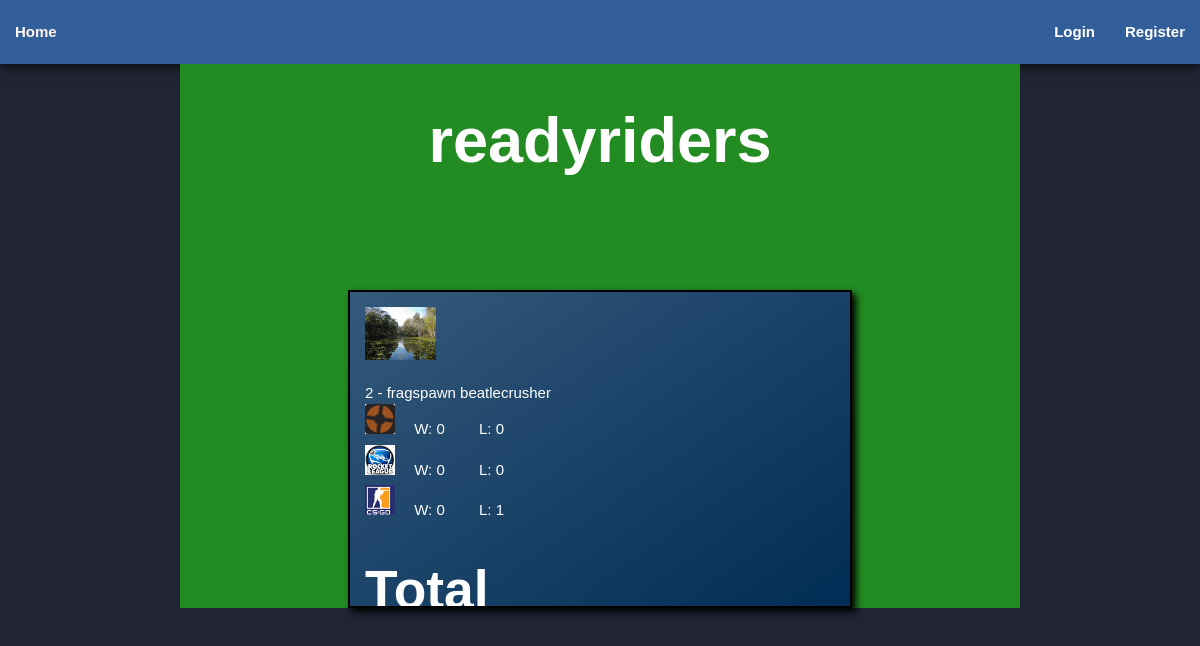
/teamcard.php?teamid=2, run on the app's committed database.
### tables this page shows
CREATE TABLE IF NOT EXISTS `team` (
  `id` int(11) NOT NULL AUTO_INCREMENT,
  `team_name` varchar(24) NOT NULL,
  `color` varchar(16) NOT NULL,
  `image` varchar(256) NOT NULL,
  PRIMARY KEY (`id`)
);

CREATE TABLE IF NOT EXISTS `player` (
  `id` int(11) NOT NULL AUTO_INCREMENT,
  `name` varchar(24) NOT NULL,
  `pass` varchar(255) NOT NULL,
  `seated_loc` varchar(24) NOT NULL,
  `team_id` int(11) NOT NULL,
  `user_privileges` varchar(1) NOT NULL DEFAULT '0',
  PRIMARY KEY (`id`),
  KEY `team_id` (`team_id`)
);

CREATE TABLE IF NOT EXISTS `ladder` (
  `id` int(11) NOT NULL AUTO_INCREMENT,
  `game` varchar(32) NOT NULL,
  `description` text NOT NULL,
  `players` tinyint(4) NOT NULL,
  `start_time` timestamp NOT NULL DEFAULT CURRENT_TIMESTAMP ON UPDATE CURRENT_TIMESTAMP,
  `color` varchar(16) NOT NULL,
  `image` varchar(256) NOT NULL,
  PRIMARY KEY (`id`)
);

### teamcard.php (the view, shortened to what this page needs)
<!DOCTYPE html>
<html lang="en">
<?php
    include 'functions.php';
	dom_head();
	echo '<body>';
    $conn = dbconnect();
    $getTeamDetails = "SELECT * FROM team WHERE id = " . (int)$_GET['teamid'];
    $stmt = $conn->prepare($getTeamDetails);
    $stmt->execute();
    $team_details = $stmt->fetch(PDO::FETCH_ASSOC);
    $getLadders = "SELECT * FROM ladder";
    $stmt = $conn->prepare($getLadders);
    $stmt->execute();
    $ladders = $stmt->fetchAll(PDO::FETCH_ASSOC);
    $getTeamMembers = "SELECT player.name
        FROM player, team
        WHERE team.id = " . (int)$_GET['teamid'] . " AND
        team.id = player.team_id;";
    $stmt = $conn->prepare($getTeamMembers);
    $stmt->execute();
    $members = $stmt->fetchAll(PDO::FETCH_ASSOC);
    dom_nav();
?>
  <section class="container" style="background-color: <?php echo $team_details['color']; ?>">
    <div class="title">
    <h1><?php echo $team_details['team_name']; ?></h1></div>
    <div class="detailedteamcard">
      <div class="teamcard">
      <img src="img/<?php echo $team_details['image'] ?>" height="64" width="64" alt="teams logo">
        <p><?php echo count($members) . ' - '; foreach($members as $member) { echo $member['name'] . ' '; } ?></p>
        <div class="teamstats">
<?php
    foreach ($ladders as $ladder) {
        $ladderLoss = "SELECT count(*) AS loss
            FROM played_match
            WHERE ladder_id = " . $ladder['id'] . " AND
            losing_team_id = " . (int)$_GET['teamid'] . " AND
			winning_team_id > 1";
            $stmt = $conn->prepare($ladderLoss);
            $stmt->execute();
            $losses = $stmt->fetch(PDO::FETCH_ASSOC);
        $ladderWins = "SELECT count(*) AS win
            FROM played_match
            WHERE ladder_id = " . $ladder['id'] . " AND
            winning_team_id = " . (int)$_GET['teamid'] . " AND
			losing_team_id > 1";
            $stmt = $conn->prepare($ladderWins);
            $stmt->execute();
            $wins = $stmt->fetch(PDO::FETCH_ASSOC);
?>
          <div>
            <img src="img/<?php echo $ladder['image']; ?>" alt="TF2 Logo">
            <p>W: <?php echo $wins['win'] ?></p>
            <p>L: <?php echo $losses['loss'] ?></p>
          </div>
<?php } ?>
          <div class="totalstats">
            <h2>Total</h2>
          </div>
        </div>
      </div>
    </div>
  </section>
</body>
</html>

### functions.php (shortened to what this page needs)
<?php
  function dom_head(){
    ?>
    <head>
      <link rel="stylesheet" href="https://cdnjs.cloudflare.com/ajax/libs/materialize/1.0.0-beta/css/materialize.min.css">
      <link rel="stylesheet" href="css/style.css" type="text/css">
    </head>
    <?php
  }
  function dom_nav(){
    switch ($_SESSION['UserPrivileges']) {
        ?>
        <?php
      default:
        ?>
        <nav class="navbar_anon">
          <div class="nav-wrapper">
            <ul>
              <li class="waves-effect waves-light"><a href="index.php">Home</a></li>
            </ul>
            <ul class="right">
              <li class="waves-effect waves-light"><a href="login.php">Login</a></li>
              <li class="waves-effect waves-light"><a href="register.php">Register</a></li>
            </ul>
          </div>
        </nav>
        <?php
        break;
    }
  }
    ?>

### css/style.css (style rules this page uses)
* { border: 0; padding: 0; margin: 0; box-sizing: border-box; color: white; }
body { background-color: rgb(32, 36, 51); }
p, h1, h2 { font-family: Verdana, Geneva, Tahoma, sans-serif; color: white; }
a { color: white; text-decoration: none; }
h1, h2 { font-weight: bold; }
.title { font-size: 45px; margin-bottom: 2em; text-align: center; overflow: hidden; }
.teamcard { width: 60%; margin: 1em auto 1em auto; padding: 1em; background-color: rgb(118, 137, 202); background: linear-gradient(145deg, rgb(52, 89, 122), rgb(1, 44, 85)); border: black 2px solid; box-shadow: 4px 4px 7px black; overflow: hidden; }
.teamcard img { display: inline-block; width: 15%; height: 15%; }
.teamcard p { margin-top: 1em; }
.totalstats { height: 30px; }
.teamstats img { width: 30px; height: 30px; }
.teamstats p { margin: 0 1em 0.25em 1em; display: inline-block; }
nav { background-color: rgb(50, 95, 153); font-family: Verdana, Geneva, Tahoma, sans-serif; font-weight: bold; box-shadow: black 0px 0px 12px; }

### data on the page
team: team_name "readyriders", image (picture)
player: name "fragspawn"
player: name "beatlecrusher"
ladder: image (picture), win "0", loss "0"
ladder: image (picture), win "0", loss "0"
ladder: shows a picture, win "0", loss "1"

### other printed values
count($members) "2"
